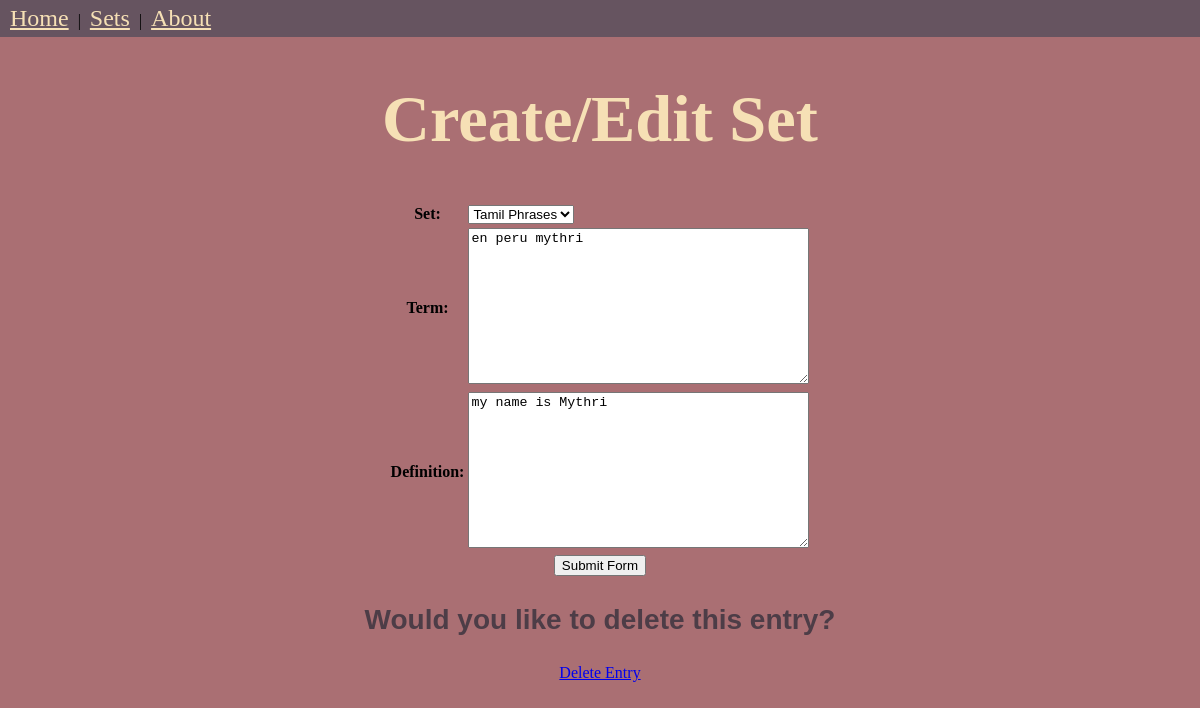
Before: /entrys/edit/23 with the older database file.
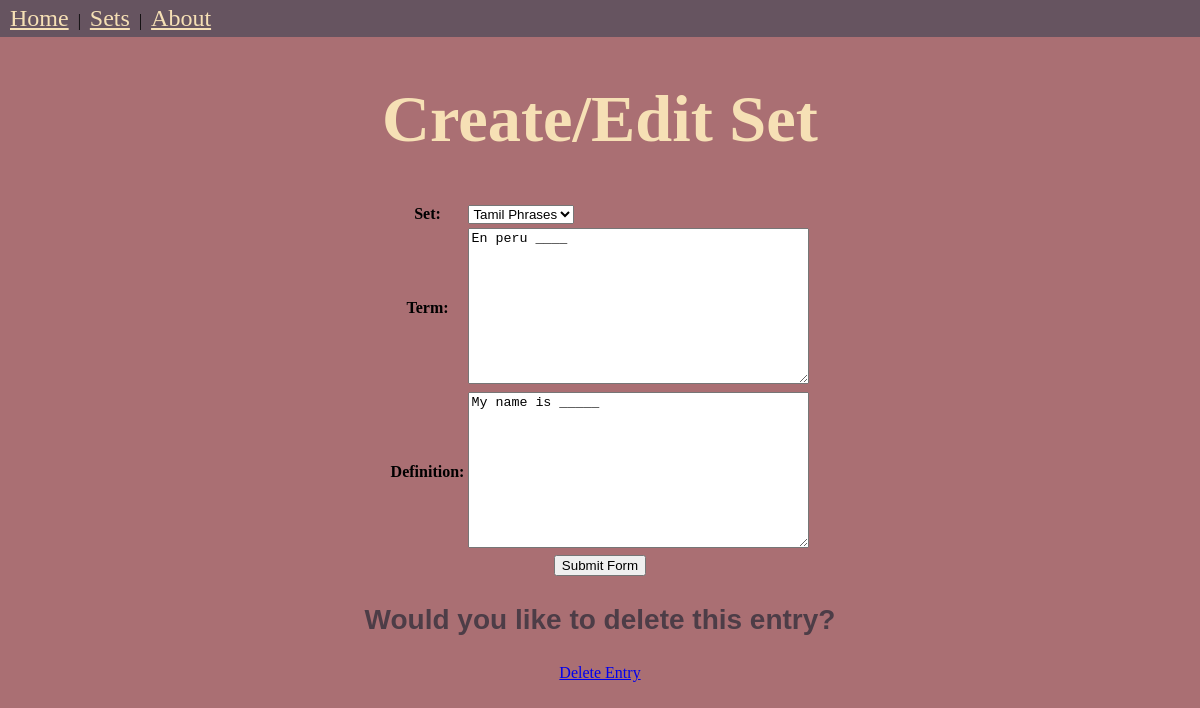
After: the same page with the newer database file.
### dict/models.py (models this page shows, shortened)
class Entry(models.Model):
    set = models.ForeignKey(Set, on_delete=models.CASCADE)
    term = models.TextField()
    definition = models.TextField()

### dict/views.py (the view)
# urls.py: re_path(r'entrys/edit/(?P<entry_id>[\d]+)', views.editEntry, name='editEntry'),
def editEntry(request, entry_id):
        entry_obj = get_object_or_404(Entry, id = entry_id)
        if request.method == 'POST':
                form = EntryForm(request.POST, instance=entry_obj)
                if form.is_valid():
                        form.save()
                        return HttpResponseRedirect('/sets')
        else:
                form = EntryForm(instance = entry_obj)
        context={'form':form, 'editing': True, 'entry_obj': entry_obj}
        return render(request, 'dictTemplates/createAndEditEntry.html', context)

### dict/forms.py
class EntryForm(ModelForm):
    class Meta:
        model = Entry
        fields = ['set', 'term', 'definition']

### dict/models.py (called while the page is built)
    def __str__(self):
        return self.title

### dict/templates/dictTemplates/createAndEditEntry.html (shortened to what this page needs)
<!DOCTYPE html>
<html>
    <head>
        <link rel="stylesheet" href="/static/css/style.css">
    </head>
    <body>
        <div id="navBar">
            <nav>
                <a href="{% url 'Home' %}">Home</a> |
                <a href="{% url 'Sets' %}">Sets</a> |
                <a href="{% url 'About' %}">About</a>
            </nav>
        </div>
        <h1 style="text-align:center"><strong></center>Create/Edit Set</strong></h1>
        <center><form method="POST">
                <table>
                    {{ form.as_table }}
                </table>
            <input type ="submit" value ="Submit Form">
        </form>
        {% if editing %}
            <p><h3>Would you like to delete this entry?</h3> </p>
            <a href = "{% url 'deleteEntry' entry_obj.id %}"> Delete Entry</a>
        {% endif %}
    </center>
    </body>
</html>

Changed rows visible on the page:
changed Entry "Tamil Phrases": term "en peru mythri" → "En peru ____"; definition "my name is Mythri" → "My name is _____"
